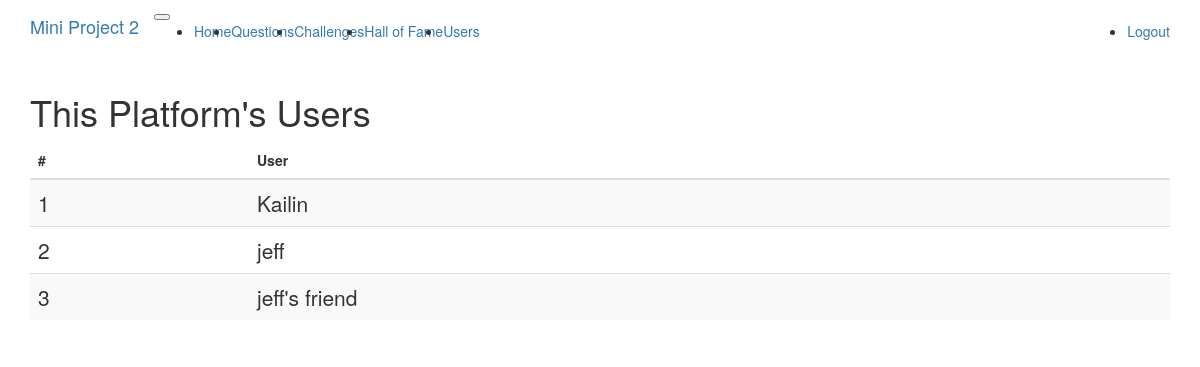
Page /users (signed in) on the earlier database version.
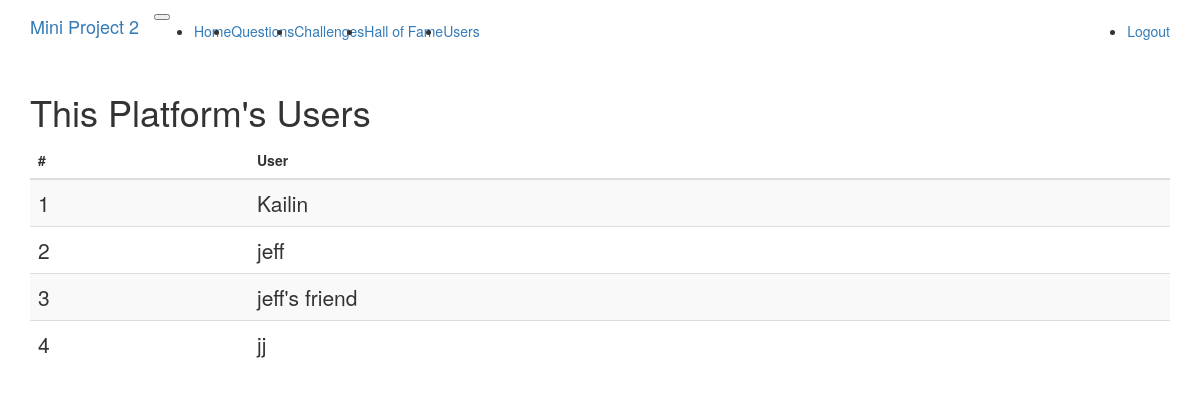
Same page on the later database version.
### app/models.py (models this page shows, shortened)
class User(UserMixin, db.Model):
	__tablename__ = 'user'
	id = db.Column(db.Integer, primary_key=True)
	username = db.Column(db.String(64), index=True, unique=True)
	password_hash = db.Column(db.String(128))
	questions = db.relationship('Question', backref='from_user',
								lazy='dynamic')
	challenges = db.relationship('Challenge', secondary=association_table,
								backref=db.backref('to_user'),
								lazy='dynamic')
	records = db.relationship('TimeRecord',
								backref=db.backref('user_challenge'),
								lazy='dynamic')

### app/routes.py (the view)
@application.route('/users')
@login_required
def users():
	users = User.query.all()
	mergesort(users, lambda item: item.username)
	usernames = [u.username for u in users]
	return render_template('users.html', title='Users',
							users=usernames)

### app/models.py (called while the page is built)
@login.user_loader
def load_user(id):
	return User.query.get(int(id))

### app/serverlibrary.py (called while the page is built)
def mergesort(array, byfunc=None):
  if len(array) >1:
    n = len(array)//2
    L = mergesort(array[0:n],byfunc)
    R = mergesort(array[n:],byfunc)
    nleft = len(array[0:n])
    nright = len(array[n:])
    left = 0
    right = 0
    dest = 0
    while left <nleft and right<nright:
        if byfunc(L[left]) <= byfunc(R[right]):
            array[dest] = L[left]
            left += 1
        else:
            array[dest] = R[right]
            right += 1
        dest += 1
    while left <nleft :
        array[dest] = L[left]
        left += 1
        dest+= 1
    while right < nright :
        array[dest]  =  R[right]
        right += 1
        dest+= 1
  return array

### app/templates/users.html
{% extends "base.html" %}
{% block app_content %}
<h1>This Platform's Users</h1>
<table class="table table-striped" >
  <thead>
    <tr>
      <th scope="col">#</th>
      <th scope="col">User</th>
    </tr>
  </thead>
  <tbody>
  {% for idx in range(users|length) %}
  	<tr>
      <th scope="row" class="lead">{{ idx+1 }}</th>
      <td class="lead">
      	{{users[idx]}}
      </td>
    </tr>
  {% endfor %}
  </tbody>
</table>
{% endblock %}

### app/templates/base.html (shortened to what this page needs)
{% extends "bootstrap/base.html" %}
{% block navbar %}
  <nav class="navbar  navbar-expand-lg navbar-light bg-light">
    <div class="container">
        <a class="navbar-brand" href="{{ url_for('index') }}">Mini Project 2</a>
        <button type="button" class="navbar-toggler" data-toggle="collapse" data-target="#bs-example-navbar-collapse-1">
        </button>
      <div class="collapse navbar-collapse" id="bs-example-navbar-collapse-1">
        <ul class="navbar-nav mr-auto">
          <li class="nav-item"><a class="nav-link" href="{{ url_for('index') }}">Home</a></li>
          <li class="nav-item"><a class="nav-link" href="{{ url_for('questions') }}">Questions</a></li>
          <li class="nav-item"><a class="nav-link" href="{{ url_for('challenges') }}">Challenges</a></li>
          <li class="nav-item"><a class="nav-link" href="{{ url_for('halloffame') }}">Hall of Fame</a></li>
          <li class="nav-item"><a class="nav-link" href="{{ url_for('users') }}">Users</a></li>
        </ul>
        <ul class="navbar-nav navbar-right">
          {% if current_user.is_anonymous %}
          <li class="nav-item"><a class="nav-link" href="{{ url_for('login') }}">Login</a></li>
          {% else %}
          <li class="nav-item"><a class="nav-link" href="{{ url_for('logout') }}">Logout</a></li>
          {% endif %}
        </ul>
      </div>
    </div>
  </nav>
{% endblock %}
{% block content %}
  <div class="container">
    {% block app_content %}{% endblock %}
  </div>
{% endblock %}

Differences in the rows shown:
added User: username "jj"
Other differences:
new list line: "4"
